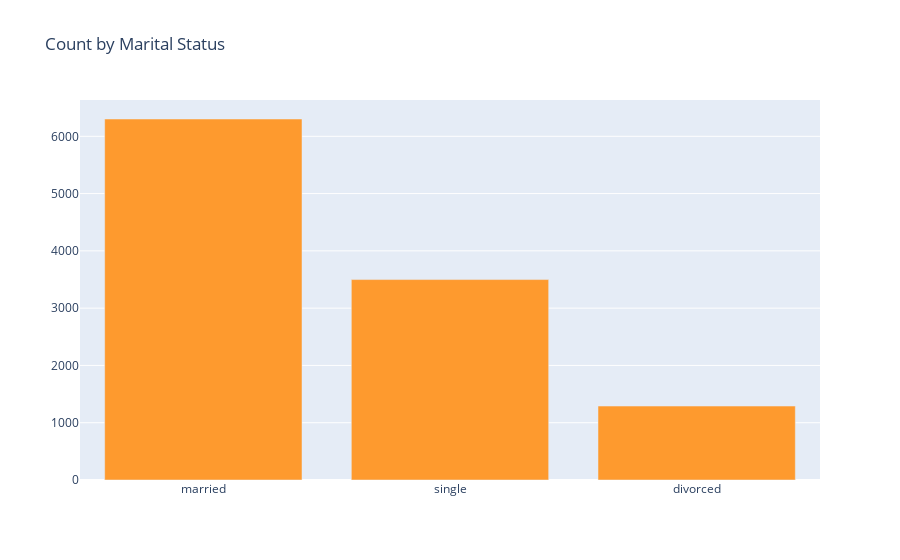

Source (notebook cell):
### Code cell
vals = df['marital'].value_counts().tolist()
labels = ['married','single','divorced']

data = [go.Bar(
    x = labels,
    y = vals,
    marker = dict(color = "#FE9A2E")
)]
layout = go.Layout(
    title = "Count by Marital Status"
) 

fig = go.Figure(data = data, layout = layout)
iplot(fig, filename = 'basic-bar')

### Figure 1 — Plotly figure (JSON) as saved in the notebook; plotly's stock layout.template omitted (floating-point values rounded to 4 significant figures)
{"data": [{"marker": {"color": "#FE9A2E"}, "type": "bar", "x": ["married", "single", "divorced"], "y": [6302, 3499, 1291]}], "layout": {"title": {"text": "Count by Marital Status"}}}
